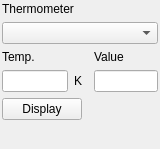
<?xml version="1.0" encoding="UTF-8"?>
<ui version="4.0">
 <class>FrmCalTable</class>
 <widget class="QWidget" name="FrmCalTable">
  <property name="geometry">
   <rect>
    <x>0</x>
    <y>0</y>
    <width>160</width>
    <height>149</height>
   </rect>
  </property>
  <property name="windowTitle">
   <string>Calibration Table</string>
  </property>
  <layout class="QGridLayout">
   <property name="margin">
    <number>2</number>
   </property>
   <item row="0" column="0">
    <layout class="QGridLayout">
     <item row="2" column="0">
      <widget class="QPushButton" name="btnDisplay">
       <property name="acceptDrops">
        <bool>false</bool>
       </property>
       <property name="text">
        <string>Display</string>
       </property>
       <property name="autoDefault">
        <bool>false</bool>
       </property>
      </widget>
     </item>
     <item row="0" column="0" colspan="3">
      <layout class="QVBoxLayout">
       <item>
        <widget class="QLabel" name="textLabel1">
         <property name="text">
          <string>Thermometer</string>
         </property>
         <property name="wordWrap">
          <bool>false</bool>
         </property>
        </widget>
       </item>
       <item>
        <widget class="KComboBox" name="cmbThermometer">
         <property name="acceptDrops">
          <bool>false</bool>
         </property>
        </widget>
       </item>
      </layout>
     </item>
     <item row="1" column="2">
      <layout class="QVBoxLayout">
       <item>
        <widget class="QLabel" name="textLabel3">
         <property name="text">
          <string>Value</string>
         </property>
         <property name="wordWrap">
          <bool>false</bool>
         </property>
        </widget>
       </item>
       <item>
        <widget class="QLineEdit" name="edValue"/>
       </item>
      </layout>
     </item>
     <item row="1" column="1">
      <spacer name="spacer3">
       <property name="orientation">
        <enum>Qt::Horizontal</enum>
       </property>
       <property name="sizeType">
        <enum>QSizePolicy::Expanding</enum>
       </property>
       <property name="sizeHint" stdset="0">
        <size>
         <width>16</width>
         <height>20</height>
        </size>
       </property>
      </spacer>
     </item>
     <item row="2" column="1">
      <spacer name="spacer5">
       <property name="orientation">
        <enum>Qt::Horizontal</enum>
       </property>
       <property name="sizeType">
        <enum>QSizePolicy::Expanding</enum>
       </property>
       <property name="sizeHint" stdset="0">
        <size>
         <width>16</width>
         <height>20</height>
        </size>
       </property>
      </spacer>
     </item>
     <item row="1" column="0">
      <layout class="QVBoxLayout">
       <item>
        <widget class="QLabel" name="textLabel2">
         <property name="text">
          <string>Temp.</string>
         </property>
         <property name="wordWrap">
          <bool>false</bool>
         </property>
        </widget>
       </item>
       <item>
        <layout class="QHBoxLayout">
         <item>
          <widget class="QLineEdit" name="edTemp"/>
         </item>
         <item>
          <widget class="QLabel" name="textLabel1_2">
           <property name="text">
            <string>K</string>
           </property>
           <property name="wordWrap">
            <bool>false</bool>
           </property>
          </widget>
         </item>
        </layout>
       </item>
      </layout>
     </item>
    </layout>
   </item>
   <item row="0" column="1">
    <spacer name="spacer5_2">
     <property name="orientation">
      <enum>Qt::Horizontal</enum>
     </property>
     <property name="sizeType">
      <enum>QSizePolicy::Expanding</enum>
     </property>
     <property name="sizeHint" stdset="0">
      <size>
       <width>61</width>
       <height>20</height>
      </size>
     </property>
    </spacer>
   </item>
   <item row="1" column="0">
    <spacer name="spacer6">
     <property name="orientation">
      <enum>Qt::Vertical</enum>
     </property>
     <property name="sizeType">
      <enum>QSizePolicy::Expanding</enum>
     </property>
     <property name="sizeHint" stdset="0">
      <size>
       <width>20</width>
       <height>41</height>
      </size>
     </property>
    </spacer>
   </item>
  </layout>
 </widget>
 <layoutdefault spacing="6" margin="11"/>
 <pixmapfunction>qPixmapFromMimeSource</pixmapfunction>
 <customwidgets>
  <customwidget>
   <class>KComboBox</class>
   <extends>QComboBox</extends>
   <header>kcombobox.h</header>
  </customwidget>
 </customwidgets>
 <tabstops>
  <tabstop>cmbThermometer</tabstop>
  <tabstop>edTemp</tabstop>
  <tabstop>edValue</tabstop>
  <tabstop>btnDisplay</tabstop>
 </tabstops>
 <includes>
  <include location="local">kcombobox.h</include>
 </includes>
 <resources/>
 <connections/>
</ui>
